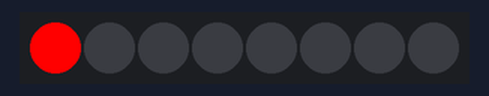
This sketch was run on a simulated Arduino Uno, built with avr-gcc and run on an emulated ATmega328P. Shown: 8 RGB LEDs in strip order, left to right.

Above: at 0.1 s.
At 0.6 s:
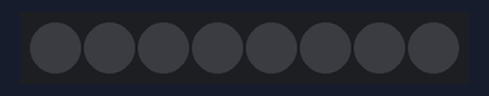
Timing chart, 0 to 130.0 s (numbered marks = the images above):
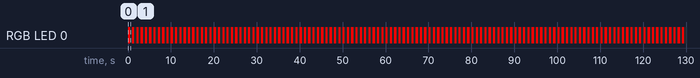

Measured:
- by itself, RGB LED 0: alternates RGB(255, 0, 0) for 0.50 s and off for 0.50 s

The sketch:

NeoPixelDisplay.ino
```cpp
#include "FastLED.h"

// How many leds in your strip?
#define NUM_LEDS 8

// For led chips like Neopixels, which have a data line, ground, and power, you just
// need to define DATA_PIN.  For led chipsets that are SPI based (four wires - data, clock,
// ground, and power), like the LPD8806 define both DATA_PIN and CLOCK_PIN
#define DATA_PIN 5
//#define CLOCK_PIN 13

// Define the array of leds
CRGB leds[NUM_LEDS];

void setup() {
      // Uncomment/edit one of the following lines for your leds arrangement.
      // FastLED.addLeds<TM1803, DATA_PIN, RGB>(leds, NUM_LEDS);
      // FastLED.addLeds<TM1804, DATA_PIN, RGB>(leds, NUM_LEDS);
      // FastLED.addLeds<TM1809, DATA_PIN, RGB>(leds, NUM_LEDS);
      // FastLED.addLeds<WS2811, DATA_PIN, RGB>(leds, NUM_LEDS);
      // FastLED.addLeds<WS2812, DATA_PIN, RGB>(leds, NUM_LEDS);
      // FastLED.addLeds<WS2812B, DATA_PIN, RGB>(leds, NUM_LEDS);
      FastLED.addLeds<NEOPIXEL, DATA_PIN>(leds, NUM_LEDS);
      // FastLED.addLeds<APA104, DATA_PIN, RGB>(leds, NUM_LEDS);
      // FastLED.addLeds<UCS1903, DATA_PIN, RGB>(leds, NUM_LEDS);
      // FastLED.addLeds<UCS1903B, DATA_PIN, RGB>(leds, NUM_LEDS);
      // FastLED.addLeds<GW6205, DATA_PIN, RGB>(leds, NUM_LEDS);
      // FastLED.addLeds<GW6205_400, DATA_PIN, RGB>(leds, NUM_LEDS);

      // FastLED.addLeds<WS2801, RGB>(leds, NUM_LEDS);
      // FastLED.addLeds<SM16716, RGB>(leds, NUM_LEDS);
      // FastLED.addLeds<LPD8806, RGB>(leds, NUM_LEDS);
      // FastLED.addLeds<P9813, RGB>(leds, NUM_LEDS);
      // FastLED.addLeds<APA102, RGB>(leds, NUM_LEDS);
      // FastLED.addLeds<DOTSTAR, RGB>(leds, NUM_LEDS);

      // FastLED.addLeds<WS2801, DATA_PIN, CLOCK_PIN, RGB>(leds, NUM_LEDS);
      // FastLED.addLeds<SM16716, DATA_PIN, CLOCK_PIN, RGB>(leds, NUM_LEDS);
      // FastLED.addLeds<LPD8806, DATA_PIN, CLOCK_PIN, RGB>(leds, NUM_LEDS);
      // FastLED.addLeds<P9813, DATA_PIN, CLOCK_PIN, RGB>(leds, NUM_LEDS);
      // FastLED.addLeds<APA102, DATA_PIN, CLOCK_PIN, RGB>(leds, NUM_LEDS);
      // FastLED.addLeds<DOTSTAR, DATA_PIN, CLOCK_PIN, RGB>(leds, NUM_LEDS);
}

void loop() {
  // Turn the LED on, then pause
  leds[0] = CRGB::Red;
  FastLED.show();
  delay(500);
  // Now turn the LED off, then pause
  leds[0] = CRGB::Black;
  FastLED.show();
  delay(500);
}
```
